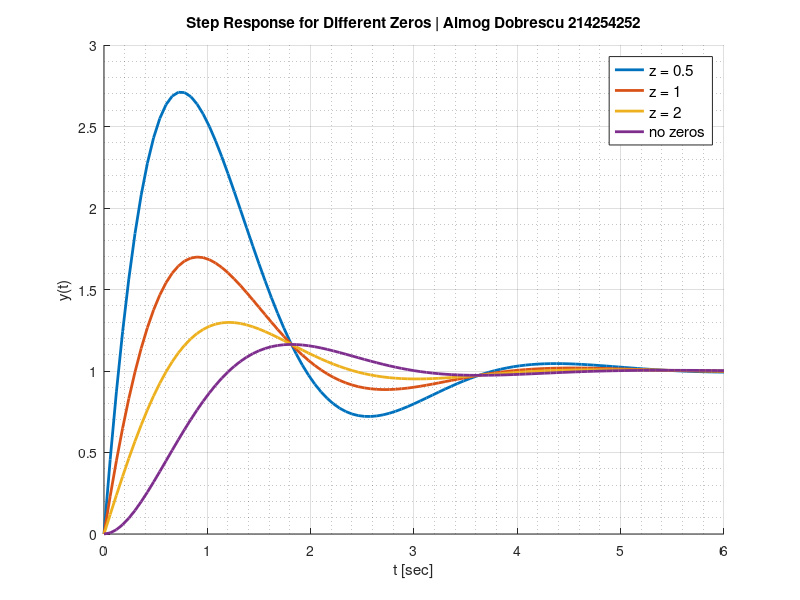
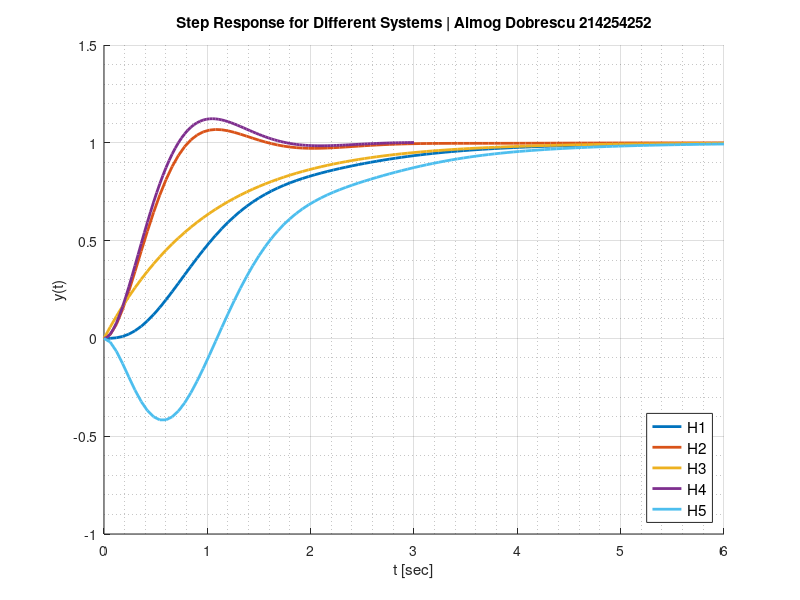

These charts were generated, in order, by the following MATLAB code: (Note: this script raises an error after producing the figures.)
clc;
clear;

%% Q1.3.

zeta = 0.5;
omega_n = 2; % rad/sec
z_s = [0.5, 1, 2];
Hz0 = tf([omega_n^2/(z_s(0+1)) omega_n^2], [1 2*zeta*omega_n, omega_n^2]);
Hz1 = tf([omega_n^2/(z_s(1+1)) omega_n^2], [1 2*zeta*omega_n, omega_n^2]);
Hz2 = tf([omega_n^2/(z_s(2+1)) omega_n^2], [1 2*zeta*omega_n, omega_n^2]);
Hs = tf([omega_n^2], [1 2*zeta*omega_n, omega_n^2]);

[yz0, tz0] = step(Hz0);
[yz1, tz1] = step(Hz1);
[yz2, tz2] = step(Hz2);
[ys, ts] = step(Hs);

fig1 = figure ("Name","Step Response for Different Zeros",'Position',[100 350 900 500]);
hold all
plot (tz0, yz0 ,'LineWidth',2,'Color',[0 0.4470 0.7410])
plot (tz1, yz1 ,'LineWidth',2,'Color',[0.8500 0.3250 0.0980])
plot (tz2, yz2 ,'LineWidth',2,'Color',[0.9290 0.6940 0.1250])
plot (ts, ys ,'LineWidth',2,'Color',"#7E2F8E")

title ("Step Response for Different Zeros | Almog Dobrescu 214254252");
ylabel("y(t)")
xlabel("t [sec]")
grid on
grid minor
legend({'z = 0.5', 'z = 1', 'z = 2' 'no zeros'},'FontSize',11 ,'Location','northeast')
%exportgraphics(fig1, 'q1.3-grap1.png','Resolution',1200);

%% Q2.

H1_1 = tf([13], [1 1]);
H1_2 = tf([1], [1 4 13]);
H1 = H1_1 * H1_2;
[yh1, th1] = step(H1);

H2_1 = tf([13/1.1], [1 1]);
H2_2 = tf([1 1.1], [1 4 13]);
H2 = H2_1 *H2_2;
[yh2, th2] = step(H2);

H3 = tf([1], [1 1]);
[yh3, th3] = step(H3);

H4 = tf([13], [1 4 13]);
[yh4, th4] = step(H4);

H5_1 = -H2_1;
H5_2 = tf([1 -1.1], [1 4 13]);
H5 = H5_1 * H5_2;
[yh5, th5] = step(H5);

fig2 = figure ("Name","Step Response for Different Systems",'Position',[100 350 900 500]);
hold all
plot (th1, yh1 ,'LineWidth',2,'Color',[0 0.4470 0.7410])
plot (th2, yh2 ,'LineWidth',2,'Color',[0.8500 0.3250 0.0980])
plot (th3, yh3 ,'LineWidth',2,'Color',[0.9290 0.6940 0.1250])
plot (th4, yh4 ,'LineWidth',2,'Color',"#7E2F8E")
plot (th5, yh5 ,'LineWidth',2,'Color',"#4DBEEE")

title ("Step Response for Different Systems | Almog Dobrescu 214254252");
ylabel("y(t)")
xlabel("t [sec]")
grid on
grid minor
legend({'H1', 'H2', 'H3', 'H4', 'H5'},'FontSize',11 ,'Location','southeast')
%exportgraphics(fig2, 'q2-grap1.png','Resolution',1200);\

%%
info_h1 = stepinfo(H1, 'SettlingTimeThreshold',0.05,'RiseTimeLimits',[0.1 0.9]);
info_h2 = stepinfo(H2, 'SettlingTimeThreshold',0.05,'RiseTimeLimits',[0.1 0.9]);
info_h3 = stepinfo(H3, 'SettlingTimeThreshold',0.05,'RiseTimeLimits',[0.1 0.9]);
info_h4 = stepinfo(H4, 'SettlingTimeThreshold',0.05,'RiseTimeLimits',[0.1 0.9]);
info_h5 = stepinfo(H5, 'SettlingTimeThreshold',0.05,'RiseTimeLimits',[0.1 0.9]);

